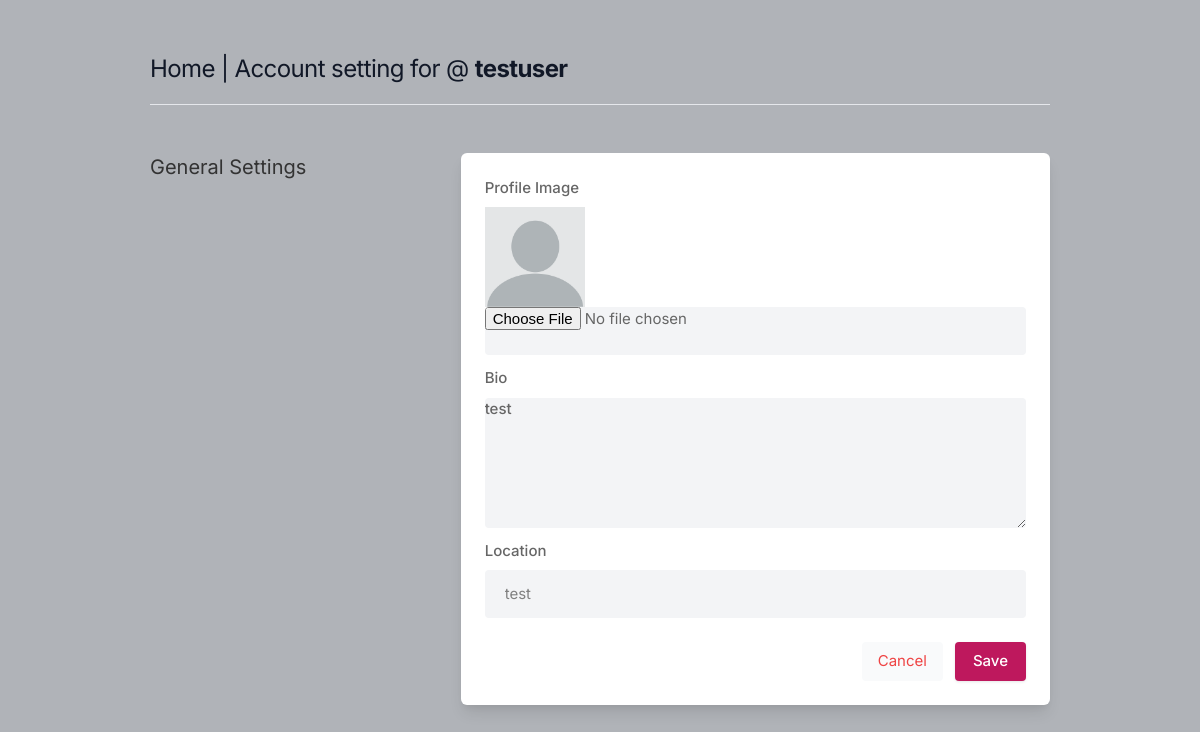
Before: /settings (signed in) with the older database file.
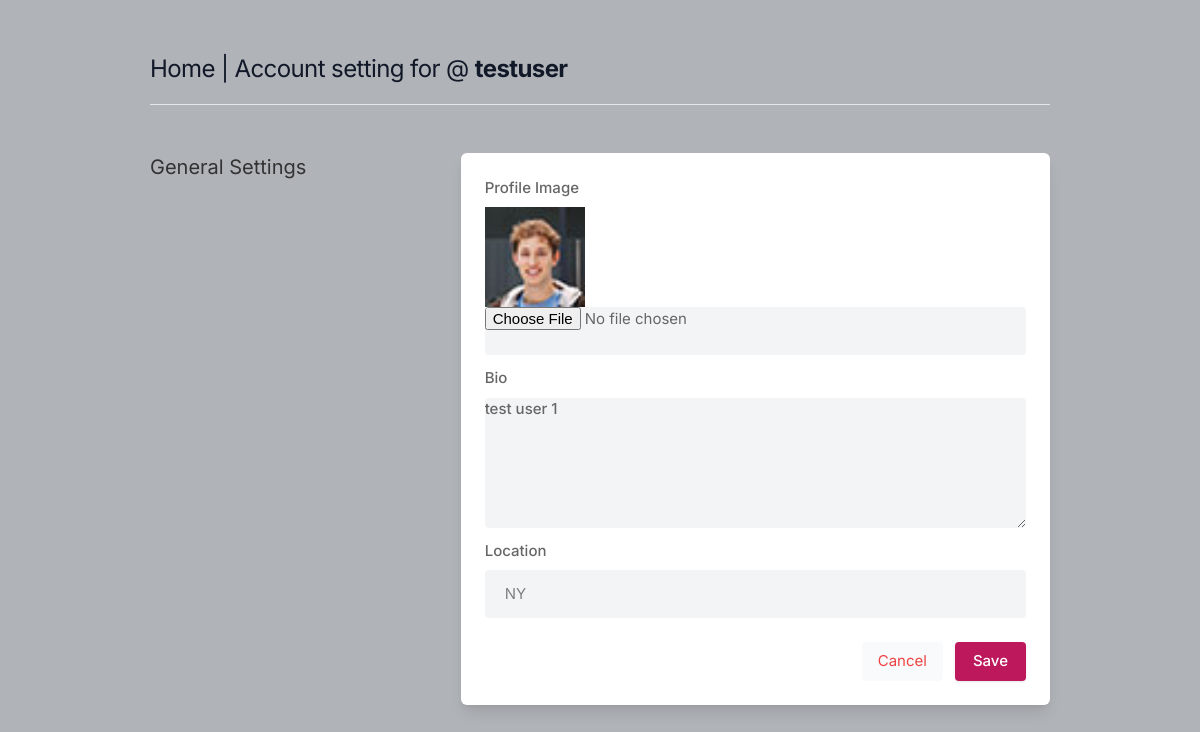
After: the same page with the newer database file.
### core/models.py (models this page shows, shortened)
class Profile(models.Model):
    user = models.ForeignKey(User, on_delete=models.CASCADE)
    id_user = models.IntegerField()
    bio = models.TextField(blank=True)
    profileimg = models.ImageField(upload_to='profile_images', default='blank-profile-picture.png')
    location = models.CharField(max_length=100, blank=True)

### core/views.py (the view, shortened to what this page needs)
# urls.py: path('settings', views.settings, name='settings'),
@login_required(login_url='signin')
def settings(request):
    user_profile = Profile.objects.get(user=request.user)
    return render(request, 'setting.html', {'user_profile': user_profile})

### templates/setting.html (shortened to what this page needs)
{% load static %}
<!DOCTYPE html>
<html lang="en">
<head>
    <link rel="stylesheet" href="{% static 'assets/css/icons.css' %}">
    <link rel="stylesheet" href="{% static 'assets/css/uikit.css' %}">
    <link rel="stylesheet" href="{% static 'assets/css/style.css' %}">
    <link rel="stylesheet" href="{% static 'assets/css/tailwind.css' %}">
</head>
<body>
<div class="container m-auto">
    <h1 class="text-2xl leading-none text-gray-900 tracking-tight mt-3">
        <a href="/"> Home |</a> Account setting for @ <b>{{ user.username }}</b>
    </h1>
    <br>
    <hr>
    <div class="grid lg:grid-cols-3 mt-12 gap-8">
        <div>
            <h3 class="text-xl mb-2"> General Settings</h3>
        </div>
        <div class="bg-white rounded-md lg:shadow-lg shadow col-span-2">
            <form action='' method='POST' enctype="multipart/form-data">
                <div class="grid grid-cols-2 gap-3 lg:p-6 p-4">
                        <div class="col-span-2">
                            <label for=""> Profile Image</label>
                            <img width="100px" height="100px" src="{{ user_profile.profileimg.url }}" />
                            <input type="file" name="image"  value="{{ user_profile.profileimg }}" class="shadow-none bg-gray-100">
                        </div>
                        <div class="col-span-2">
                            <label for="about">Bio</label>
                            <textarea id="about" name="bio" rows="3"  class="shadow-none bg-gray-100">{{ user_profile.bio }}</textarea>
                        </div>
                        <div class="col-span-2">
                            <label for=""> Location</label>
                            <input type="text" name="location" value="{{ user_profile.location }}" placeholder="" class="shadow-none bg-gray-100">
                        </div>
                </div>
                <div class="bg-gray-10 p-6 pt-0 flex justify-end space-x-3">
                    <button class="p-2 px-4 rounded bg-gray-50 text-red-500"> <a href="/">Cancel</a> </button>
                    <button type="submit" class="button bg-blue-700"> Save </button>
                </div>
            </form>
        </div>
    </div>
    <br>
            </div>
</body>
</html>

Changed rows visible on the page:
changed Profile: profileimg: picture added in place of a placeholder; bio "test" → "test user 1"; location "test" → "NY"
